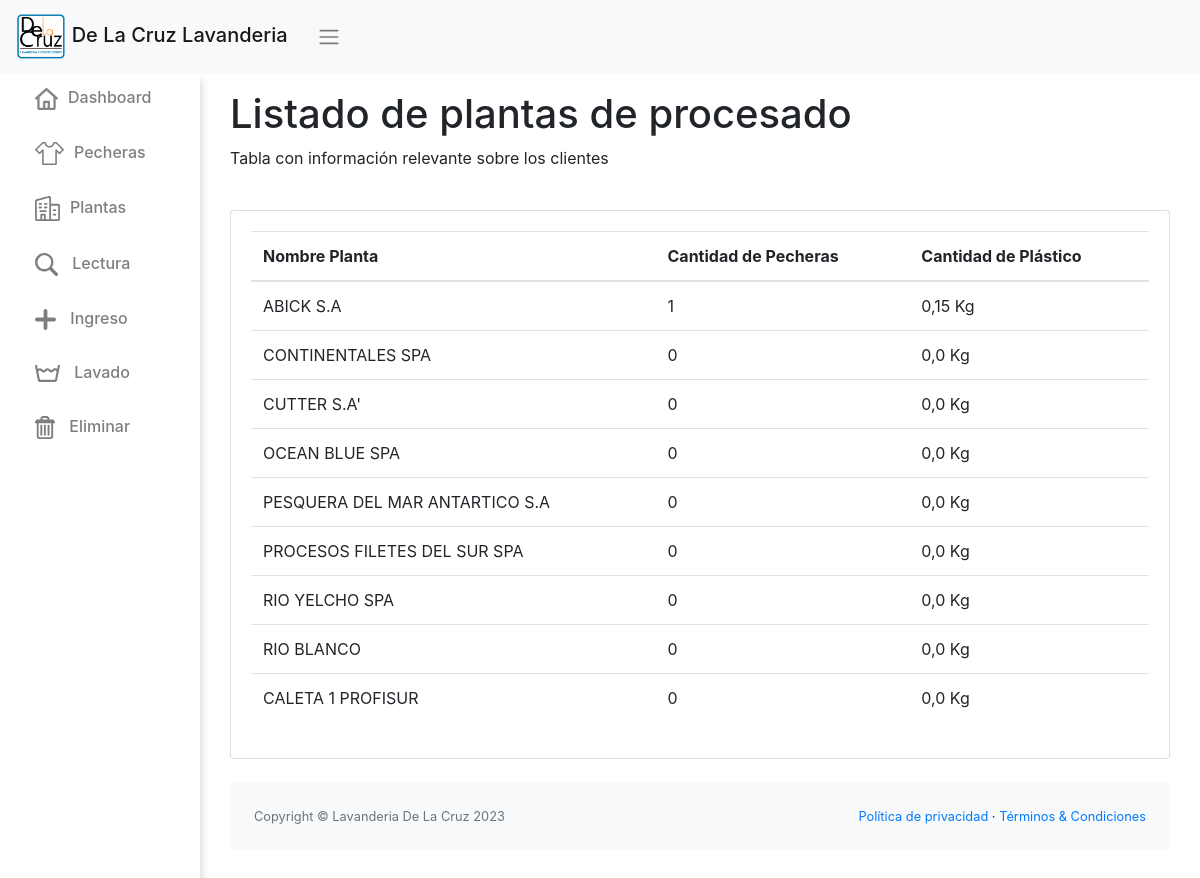
/plantas/, run on the app's committed database.
### app/models.py (models this page shows)
class Planta(models.Model):
    id_planta = models.AutoField(primary_key=True, unique=True)
    nombre = models.CharField(max_length=50,null=True)
    cantidad = models.IntegerField (default=0)
    kilos = models.IntegerField (default=0)

### app/views.py (the view)
# urls.py: path('plantas/', plantas, name='plantas'),
def plantas(request):
    latest_pecheras = Pechera.objects.exclude(eliminada=True).order_by('-fecha_fabricacion')[:]
    plantas = Planta.objects.all()
    for planta in plantas:
        planta.cantidad = Pechera.objects.filter(planta__icontains=planta.id_planta,eliminada=False).count()
        planta.kilos = (planta.cantidad*150)/1000
    context = {
        'latest_pecheras': latest_pecheras,
        'plantas': plantas
    }
    return render(request, 'app/plantas.html', context)

### app/templates/app/plantas.html (shortened to what this page needs)
{% extends 'app/base.html' %}
{% load static %}
{% block contenido %}
<div>
  <div class="row" style="display: flex;  align-items: center;">
    <div class="col-sm-10 mb-3">
      <h1>Listado de plantas de procesado</h1>
      <Spam>Tabla con información relevante sobre los clientes</Spam>
    </div>
  </div><br>
  <div class="card mb-4">
    <div class="card-body">
      <table class="table table-responsive-sm table-fluid">
        <thead>
          <tr>
            <th>Nombre Planta</th>
            <th>Cantidad de Pecheras</th>
            <th>Cantidad de Plástico</th>
          </tr>
        </thead>
        <tbody>
          {% for planta in plantas %}
          {% if planta.id_planta != 1 %}
            <tr>
              <td>{{ planta.nombre }}</td>
              <td>{{ planta.cantidad }}</td>
              <td>{{ planta.kilos }} Kg</td>
            </tr>
          {% endif %}
          {% endfor %}
        </tbody>
      </table>
    </div>
  </div>
  {% endblock %}

### app/static/app/css/style.css (style rules this page uses)
body { margin: 0; padding: 0; }

### data on the page
Planta: nombre "ABICK S.A", cantidad "1", kilos "0,15"
Planta: nombre "CONTINENTALES SPA", cantidad "0", kilos "0,0"
Planta: nombre "CUTTER S.A'", cantidad "0", kilos "0,0"
Planta: nombre "OCEAN BLUE SPA", cantidad "0", kilos "0,0"
Planta: nombre "PESQUERA DEL MAR ANTARTICO S.A", cantidad "0", kilos "0,0"
Planta: nombre "PROCESOS FILETES DEL SUR SPA", cantidad "0", kilos "0,0"
Planta: nombre "RIO YELCHO SPA", cantidad "0", kilos "0,0"
Planta: nombre "RIO BLANCO", cantidad "0", kilos "0,0"
Planta: nombre "CALETA 1 PROFISUR", cantidad "0", kilos "0,0"
